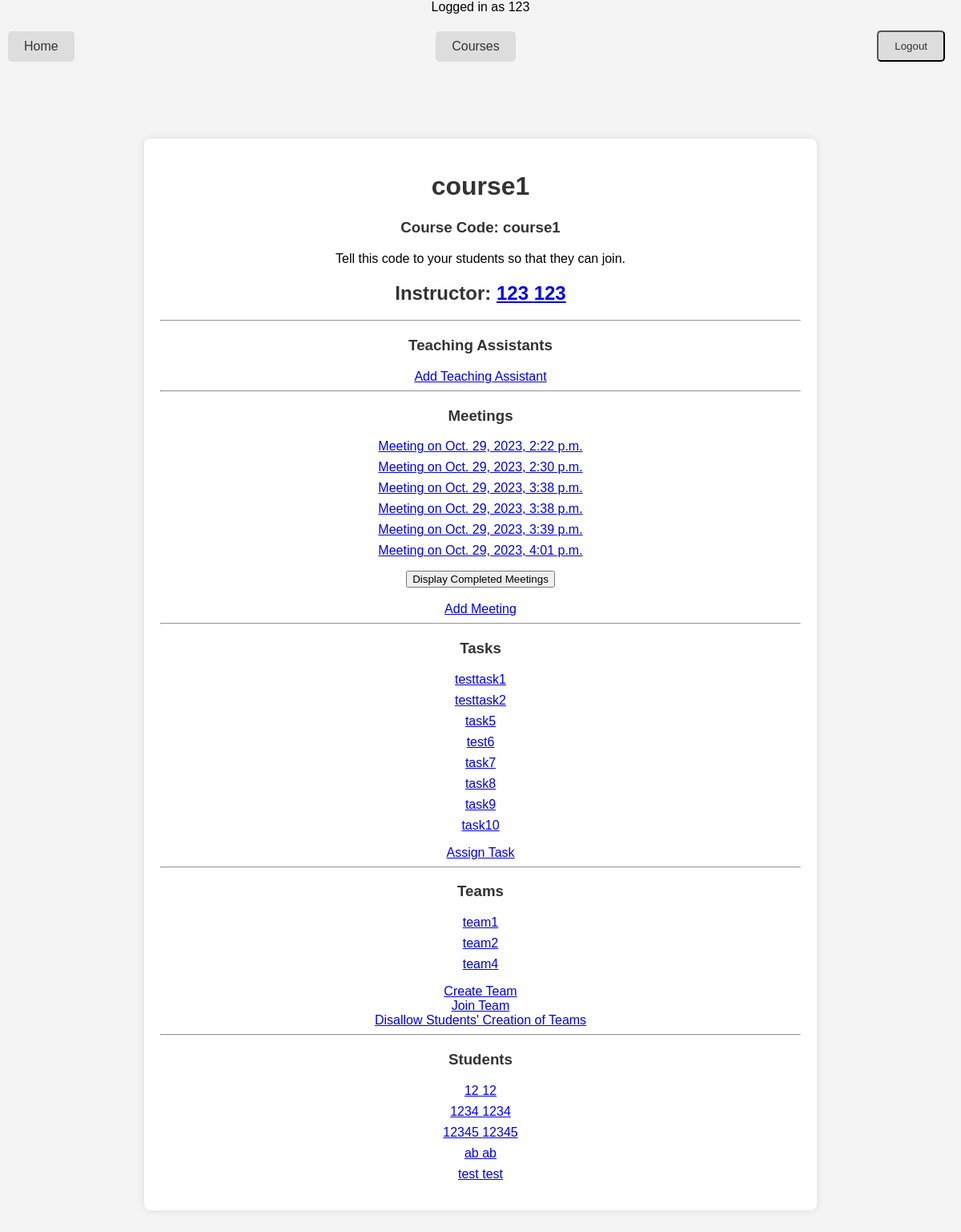
/course/1/ (signed in), run on an earlier commit of the app's database.
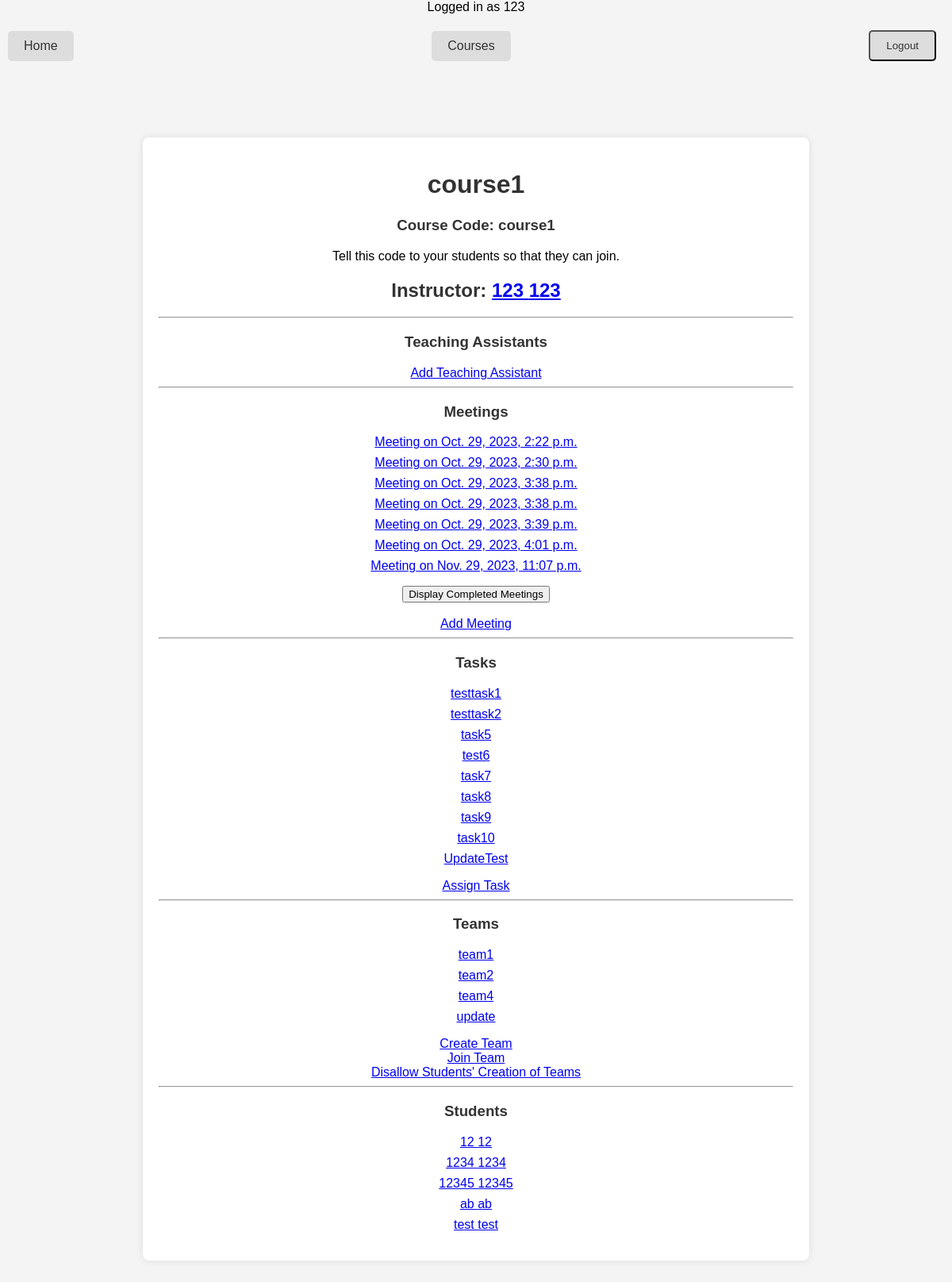
And on a later commit of the database.
### users/models.py (models this page shows, shortened)
class CustomUser(AbstractBaseUser, PermissionsMixin):
    username = models.CharField(max_length=150, unique=True)
    USERNAME_FIELD = "username"
    email = models.EmailField(_("email address"))
    EMAIL_FIELD = "email"
    STATUS = (
        ('student', 'student'),
        ('teacher','teacher'),
        ('admin', 'admin'),
    )
    status = models.CharField(max_length=100, choices=STATUS, default='student')
    first_name = models.CharField(max_length=150)
    last_name = models.CharField(max_length=150)
    is_staff = models.BooleanField(default=False)
    is_active = models.BooleanField(default=True)
    description = models.TextField('Description', max_length=600, default='', blank=True)
    profile_picture = models.ImageField(upload_to='users/images', null=True, blank=True)
    REQUIRED_FIELDS = ['email', 'first_name', 'last_name']
    objects = CustomUserManager()

### main/models.py (models this page shows)
class Course(models.Model):
    name = models.CharField(max_length=100)
    join_code = models.CharField(max_length=100, unique=True)
    instructor = models.ForeignKey(CustomUser, on_delete=models.CASCADE, related_name="taught_courses")
    students = models.ManyToManyField(CustomUser, verbose_name=("Students"), related_name="courses", through="Enrollment")
    students_can_make_teams = models.BooleanField(default=False)

class Meeting(models.Model):
    link = models.URLField(max_length=300)
    memo = models.TextField(max_length=500, blank=True)
    meeting_time = models.DateTimeField("Meeting Time", default=timezone.now)
    is_complete = models.BooleanField(default=False)
    meeting_course = models.ForeignKey(Course, on_delete=models.CASCADE, related_name="meetings")
    meeting_team = models.ForeignKey(Team, on_delete=models.CASCADE, related_name="meetings", null=True, blank=True)
    meeting_host = models.ForeignKey(CustomUser, on_delete=models.CASCADE, related_name="hosted_meetings")

class Task(models.Model):
    name = models.CharField(max_length=100)
    description = models.TextField(max_length=5000, blank=True)
    attached = models.FileField(upload_to='main/task_attachments/%Y%m%d', null=True, blank=True)
    due_date = models.DateTimeField("Due Date", default=timezone.now, null=True, blank=True)
    assigned_date = models.DateTimeField("Assigned", default=timezone.now)
    course = models.ForeignKey(Course, on_delete=models.CASCADE, related_name="all_tasks")
    task_level = models.ForeignKey(Team, on_delete=models.CASCADE, related_name="task_level", null=True)
    is_team_task = models.BooleanField(default=False)

class Team(models.Model):
    name = models.CharField(max_length=100)
    join_code = models.CharField(max_length=100, unique=True)
    members = models.ManyToManyField(CustomUser, verbose_name=("Members"), blank=True, related_name="teams", through='Membership')
    course = models.ForeignKey(Course, on_delete=models.CASCADE, related_name="teams")
    parent_team = models.ForeignKey('self', on_delete=models.CASCADE, related_name="subteams", null=True, blank=True)

### main/views.py (the view)
# urls.py: path('course/<int:course_pk>/', views.coursehome, name='coursehome'),
@login_required
def coursehome(request, course_pk):
    course = get_object_or_404(Course, pk=course_pk)
    tas = CustomUser.objects.filter(courses=course, enrollment__enrolled_as_ta=True)
    tasks = Task.objects.filter(course=course, task_level=None).order_by('due_date')
    completed_meetings = request.GET.get('display_completed_meetings')
    if (completed_meetings == 'True'):
        completed_meetings = True
        meetings = Meeting.objects.filter(meeting_course=course, meeting_team=None).order_by('meeting_time')
    else:
        completed_meetings = False
        meetings = Meeting.objects.filter(meeting_course=course, meeting_team=None, is_complete=False).order_by('meeting_time')
    students = CustomUser.objects.filter(courses=course, enrollment__enrolled_as_ta=False).order_by('last_name')
    if (course.instructor.id == request.user.id):
        teams = Team.objects.filter(course=course, parent_team=None)
        if request.method == 'GET':
            return render(request, 'main/coursehome.html', {'course':course, 'tas':tas, 'students':students, 'teams':teams, 'meetings':meetings, 'completed_meetings':completed_meetings, 'tasks':tasks})
    elif (course.students.filter(pk=request.user.id)):
        teams = Team.objects.filter(course=course, parent_team=None, members=request.user)
        if request.method == 'GET':
            return render(request, 'main/coursehome.html', {'course':course, 'tas':tas, 'students':students, 'teams':teams, 'meetings':meetings, 'completed_meetings':completed_meetings, 'tasks':tasks})
    elif (request.user.status == 'admin'):
        teams = Team.objects.filter(course=course, parent_team=None)
        if request.method == 'GET':
            return render(request, 'main/coursehome.html', {'course':course, 'tas':tas, 'students':students, 'teams':teams, 'meetings':meetings, 'completed_meetings':completed_meetings, 'tasks':tasks})
    else:
        return redirect('courses')

### main/templates/main/coursehome.html (shortened to what this page needs)
{% extends 'main/base.html' %}
{% block content %}
<div class="container">
<div class="course-header">
    <h1>{{ course.name }}</h1>
    {% if user.id == course.instructor.id %}
        <h3>Course Code: {{ course.join_code }} </h3>
        <p>Tell this code to your students so that they can join.</p>
    {% endif %}
    <h2>Instructor:
        <a href="{% url 'userprofile' course.instructor.id %}">
            {{ course.instructor.first_name }} {{ course.instructor.last_name }}
        </a>
    </h2>
</div>
<hr>
{% if tas %}
    <div class="tas-section">
        <h3>Teaching Assistants</h3>
        <ul>
            {% for ta in tas %}
                <li>
                    <a href="{% url 'userprofile' ta.id %}">
                        {{ ta.first_name }} {{ ta.last_name }}
                    </a>
                </li>
            {% endfor %}
        </ul>
        {% if user.id == course.instructor.id %}
            <a href="{% url 'addteachingassistant' course.id %}">Add Teaching Assistant</a>
            <br>
            <a href="{% url 'removeteachingassistant' course.id %}">Remove Teaching Assistant</a>
        {% endif %}
    </div>
    <hr>
{% elif user.id == course.instructor.id %}
    <h3>Teaching Assistants</h3>
    <a href="{% url 'addteachingassistant' course.id %}">Add Teaching Assistant</a>
    <hr>
{% endif %}
<div class="meetings-section">
    <h3>Meetings</h3>
    <ul>
        {% for meeting in meetings.all %}
            <li>
                <a href="{% url 'meetinginfo' meeting.id %}">
                    Meeting on {{ meeting.meeting_time }}
                </a>
            </li>
        {% endfor %}
    </ul>
    <form action="{% url 'coursehome' course.id %}">
        <input type="submit" value="{% if completed_meetings %}Hide Completed Meetings{% else %}Display Completed Meetings{% endif %}">
    </form>
    <br>
    {% if user.id == course.instructor.id %}
        <a href="{% url 'addmeeting' course.id 0 %}">Add Meeting</a>
    {% endif %}
</div>
<hr>
<div class="tasks-section">
    <h3>Tasks</h3>
    <ul>
        {% for task in tasks.all %}
            <li>
                <a href="{% url 'viewtask' task.id %}">
                    {{ task.name }}
                </a>
            </li>
        {% endfor %}
    </ul>
    {% if user.id == course.instructor.id %}
        <a href="{% url 'assigntask' course.id 0 %}">Assign Task</a>
    {% endif %}
</div>
<hr>
<div class="teams-section">
    <h3>Teams</h3>
    <ul>
        {% for team in teams.all %}
            <li>
                <a href="{% url 'teamhome' team.id %}">
                    {{ team.name }}
                </a>
            </li>
        {% endfor %}
    </ul>
    {% if course.students_can_make_teams or user.id == course.instructor.id %}
        <a href="{% url 'createteam' course.id 0 %}">Create Team</a>
        <br>
    {% endif %}
    <a href="{% url 'jointeam' %}">Join Team</a>
    <br>
    {% if user.id == course.instructor.id %}
        {% if course.students_can_make_teams %}
            <a href="{% url 'editcourseteamrules' course.id %}">Disallow Students' Creation of Teams</a>
        {% else %}
            <a href="{% url 'editcourseteamrules' course.id %}">Allow Students' Creation of Teams</a>
        {% endif %}
    {% endif %}
</div>
<hr>
<div class="students-section">
    <h3>Students</h3>
    <ul>
        {% for student in students.all %}
            <li>
                <a href="{% url 'userprofile' student.id %}">
                    {{ student.first_name }} {{ student.last_name }}
                </a>
            </li>
        {% endfor %}
    </ul>
</div>
</div>
{% endblock %}

### main/templates/main/base.html (shortened to what this page needs)
<!DOCTYPE html>
<html lang="en">
<head>
</head>
<body>
    {% if user.is_authenticated %}
    <div class="user-info">
        Logged in as {{ user.username }}
    </div>
    <nav class="navbar">
        <a href="{% url 'home' %}" class="button">Home</a>
        <a href="{% url 'courses' %}" class="button">Courses</a>
        <form action="{% url 'logoutaccount' %}" method="POST">
            <button type="submit" class="button">Logout</button>
        </form>
    </nav>
    {% endif %}
    <br>
    <br>
    {% block content %} {% endblock %}
</body>
</html>

### main/templates/main/base.html (style rules this page uses)
body { font-family: Arial, sans-serif; margin: 0; padding: 0; text-align: center; }
.navbar { display: flex; justify-content: space-between; align-items: center; padding: 10px; background-color: #f4f4f4; }
.button { display: inline-block; padding: 10px 20px; margin-right: 10px; text-decoration: none; color: #333; background-color: #ddd; border-radius: 5px; transition: background-color 0.3s; }
.user-info { margin-bottom: 10px; }

### main/templates/main/coursehome.html (style rules this page uses)
body { font-family: 'Arial', sans-serif; background-color: #f4f4f4; text-align: center; margin: 0; padding: 0; }
.container { max-width: 800px; margin: 50px auto; background-color: #fff; padding: 20px; border-radius: 8px; box-shadow: 0 0 10px rgba(0, 0, 0, 0.1); }
h1, h2, h3 { color: #333; }
ul { list-style: none; padding: 0; }
li { margin-bottom: 8px; }

What changed in the data, as far as the page shows it:
added Meeting: meeting_time "Nov. 29, 2023, 11:07 p.m."
added Task: name "UpdateTest"
added Team: name "update"
